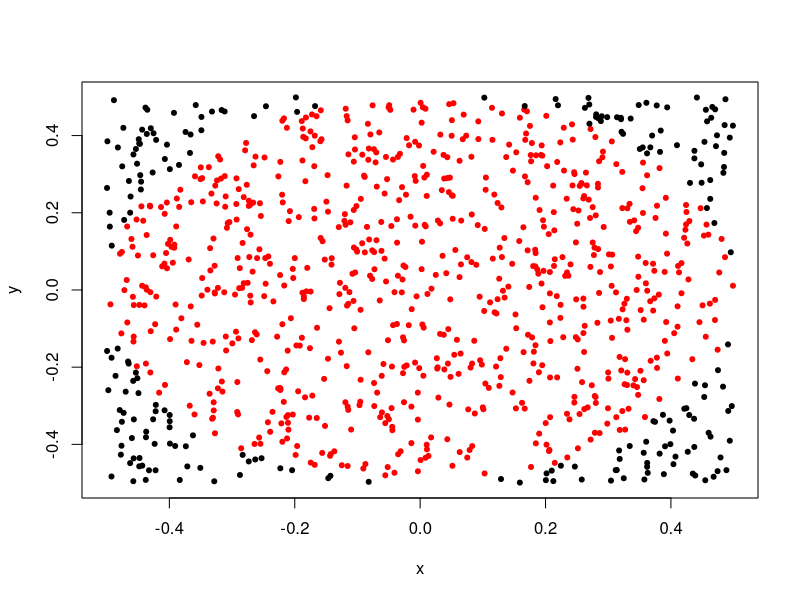
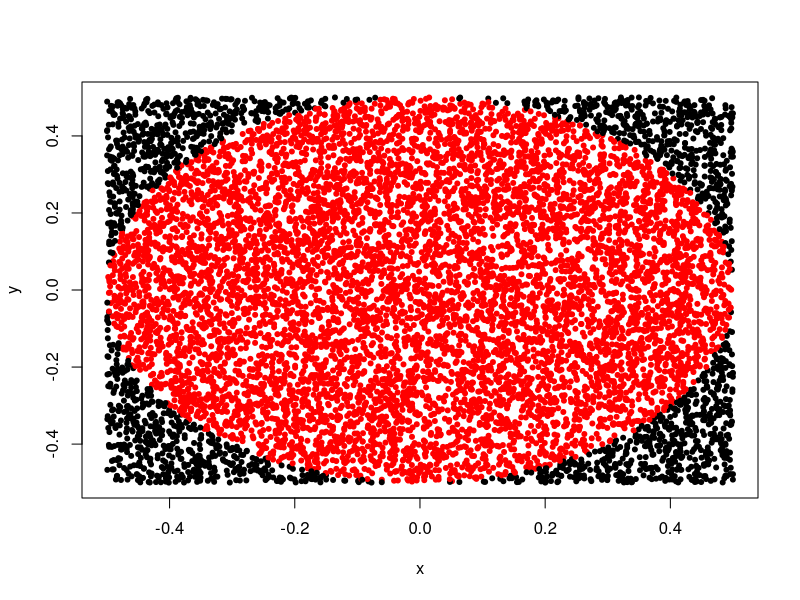
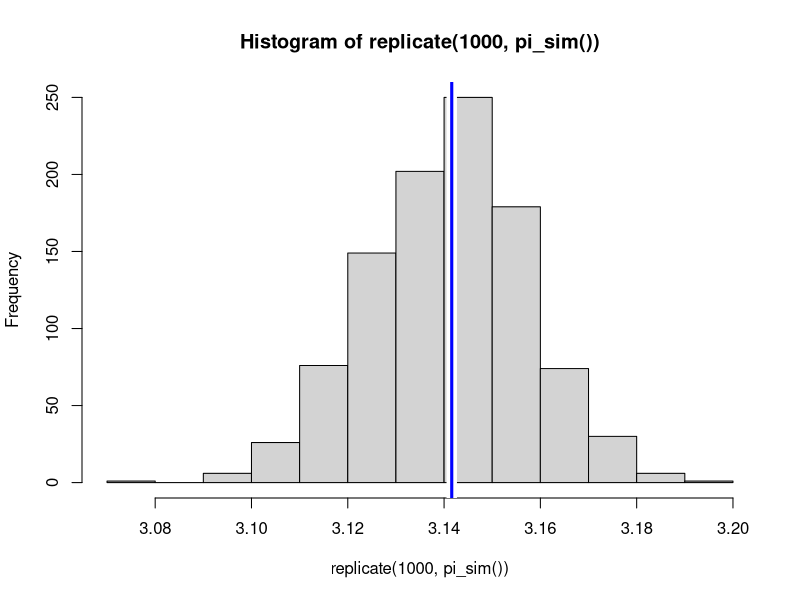

Reproduce these figures in R, in order.
## ---- chunk 1
set.seed(120414)
x <- runif(1000, -.5, .5)
y <- runif(1000, -.5, .5)
in_circ <- ifelse(sqrt(x^2 + y^2)<=.5, 1, 0)
plot(y ~ x, pch = 20, col = c("black", "red")[in_circ + 1])
## ---- chunk 2
x <- runif(1e4, -.5, .5)
y <- runif(1e4, -.5, .5)
in_circ <- ifelse(sqrt(x^2 + y^2)<=.5, 1, 0)
plot(y ~ x, pch = 20, col = c("black", "red")[in_circ + 1])
## ---- chunk 3
4*sum(in_circ)/1e4
## ---- chunk 4
pi_sim <- function(){
  x <- runif(1e4, -.5, .5)
  y <- runif(1e4, -.5, .5)
  
  in_circ <- ifelse(sqrt(x^2 + y^2) <= .5, 1, 0)
  
  4 * sum(in_circ)/1e4
}
## ---- chunk 5
hist(replicate(1000, pi_sim()))
abline(v = pi, col = "white", lwd = 10)
abline(v = pi, col = "blue", lwd = 3)
